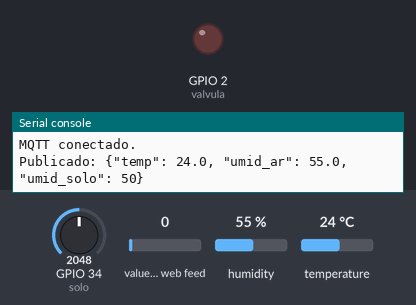
The program below on a simulated ESP32 board running MicroPython. On the bench: output pins drawn as LEDs (lit = HIGH), the last lines printed to the serial console. Wiring (from the project's diagram.json): red LED on GPIO 2, DHT22 sensor on GPIO 15, potentiometer on GPIO 34. The inputs (shaded band) are chosen by the test bench; at power-on: GPIO 34 (solo) = 2048, value of the web feed 0, humidity 55 %, temperature 24 °C (analog values on the 0–4095 scale). No MQTT or app messages arrive unless stated; requests to the public web service named in the program get a made-up reply in its usual format after 0.4 s (London, UTC, broken clouds, 64 % humidity, 1013 hPa unless stated).

Above: at 2.8 s.
2.9 s: GPIO 34 (solo) set to 1300
6.2 s: GPIO 34 (solo) set to 1194
At 9.9 s:
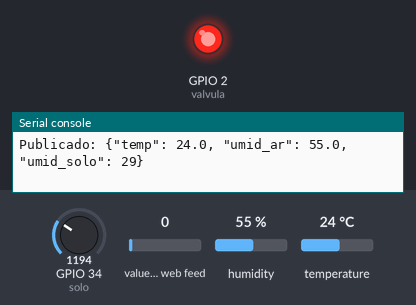
10.7 s: GPIO 34 (solo) set to 2866
At 13.8 s:
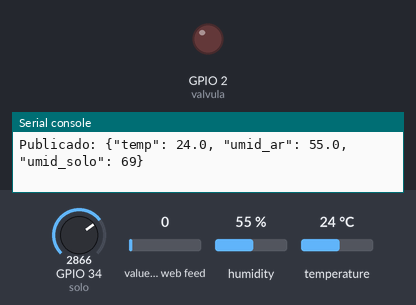
15.0 s: GPIO 34 (solo) set to 1228
At 18.8 s:
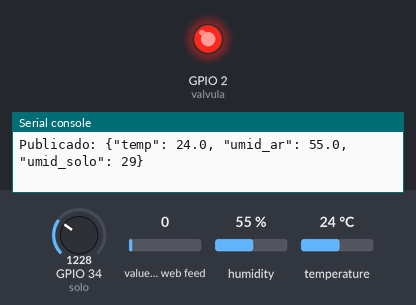
Timing chart, 0 to 20.2 s (numbered marks = the images above; inputs shaded):
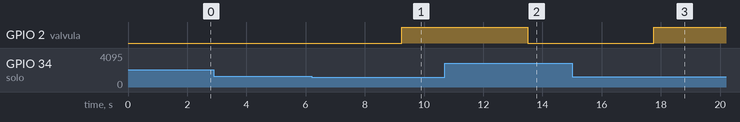

Measured:
- the behaviour switches between 1229 and 1228 on GPIO 34 (solo) (found by bisection; images 0 and 1)
- after the input at 6.2 s, GPIO 2 (valvula): LOW → HIGH after 3.1 s
- after the input at 10.7 s, GPIO 2 (valvula): HIGH → LOW after 2.8 s
- after the input at 15.0 s, GPIO 2 (valvula): LOW → HIGH after 2.8 s

The program:

main.py
```python
#define BLYNK_TEMPLATE_ID "TMPL29tlZweT2"
#define BLYNK_TEMPLATE_NAME "IrrigacaoSojaESP32"
#define BLYNK_AUTH_TOKEN "RXPVhz5h0KpgmQaWz0Il9k-TiVPW9-0p"

import network, time, ujson
from machine import Pin, ADC
import dht
from umqtt.simple import MQTTClient
try:
    import urequests as requests
except:
    import requests

# ===== Config Wi-Fi =====
SSID = "Wokwi-GUEST"
PASS = ""

# ===== Config MQTT =====
BROKER = "broker.hivemq.com"
TOPIC_SENSORES = b"soja/sensores"
TOPIC_CMD = b"soja/comandos/valvula"
TOPIC_ESTADO = b"soja/atuadores/valvula"

# ===== Config Blynk =====
TOKEN = "RXPVhz5h0KpgmQaWz0Il9k-TiVPW9-0p"   # <-- cole aqui o token do seu Device
BLYNK = "https://blynk.cloud/external/api"

# ===== Hardware =====
d = dht.DHT22(Pin(15))          # DHT22 no GPIO15
solo = ADC(Pin(34))             # Potenciômetro no GPIO34
solo.atten(ADC.ATTN_11DB)       # range 0–3.6V
valvula = Pin(2, Pin.OUT)       # LED no GPIO2

# ===== Funções =====
def wifi():
    w = network.WLAN(network.STA_IF)
    w.active(True)
    w.connect(SSID, PASS)
    print("Conectando Wi-Fi...")
    while not w.isconnected():
        time.sleep(0.5)
    print("Wi-Fi conectado:", w.ifconfig())

def blynk_update(vpin, val):
    try:
        requests.get(f"{BLYNK}/update?token={TOKEN}&{vpin}={val}").close()
    except Exception as e:
        print("Erro Blynk:", e)

def on_msg(t, m):
    msg = m.decode().lower()
    if msg == "on":
        valvula.value(1)
        blynk_update("V3", 1)
    elif msg == "off":
        valvula.value(0)
        blynk_update("V3", 0)

# ===== Inicialização =====
wifi()
cli = MQTTClient("esp32-soja", BROKER)
cli.set_callback(on_msg)
cli.connect()
cli.subscribe(TOPIC_CMD)
print("MQTT conectado.")

# ===== Loop principal =====
while True:
    cli.check_msg()  # verifica comandos recebidos

    # Leitura dos sensores
    d.measure()
    t, h = d.temperature(), d.humidity()
    umisolo = int(solo.read() * 100 / 4095)

    # Publica no MQTT
    dados = ujson.dumps({"temp": t, "umid_ar": h, "umid_solo": umisolo})
    cli.publish(TOPIC_SENSORES, dados)
    print("Publicado:", dados)

    # Atualiza Blynk
    blynk_update("V0", t)
    blynk_update("V1", h)
    blynk_update("V2", umisolo)

    # Regra automática
    if umisolo < 30:
        valvula.value(1)
        blynk_update("V3", 1)
    else:
        valvula.value(0)
        blynk_update("V3", 0)

    time.sleep(0.5)
```
